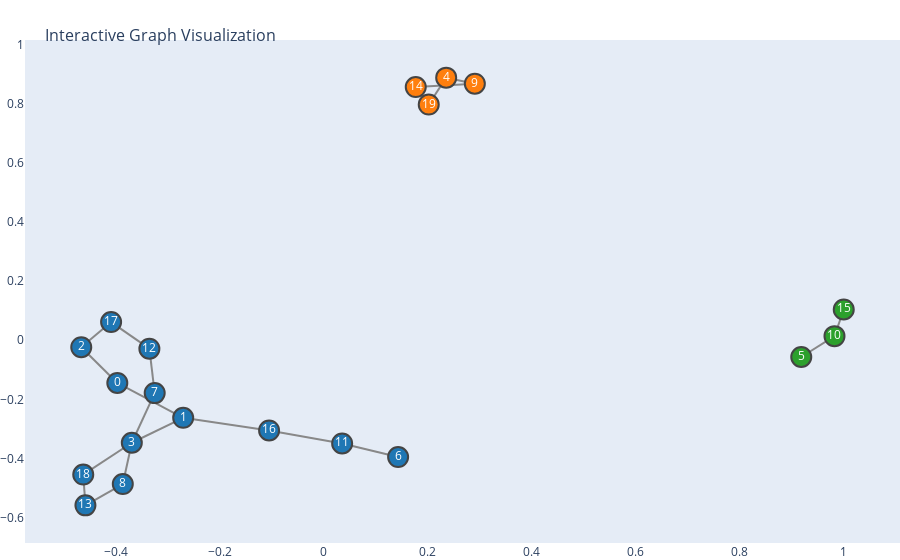

This figure's notebook cell:
### Code cell
import matplotlib.colors as mcolors

def find_and_color_connected_components(G, colors):
    connected_components = list(nx.connected_components(G))
    component_color_map = {}

    for i, component in enumerate(connected_components):
        color = colors[i % len(colors)]  # Cycle through the provided colors
        for node in component:
            component_color_map[node] = color

    return component_color_map

def find_connected_components(G):
    return list(nx.connected_components(G))

def assign_colors_to_components(connected_components, colors):
    
    component_color_map = {}
    
    for i, component in enumerate(connected_components):
        color = colors[i % len(colors)]
        for node in component:
            component_color_map[node] = color
    
    return component_color_map

def create_plotly_graph_color(G, component_color_map):
    pos = nx.spring_layout(G)  # Get node positions using spring layout
    edge_trace = []
    node_trace = []

    # Create edge traces
    for edge in G.edges():
        x0, y0 = pos[edge[0]]
        x1, y1 = pos[edge[1]]
        edge_trace.append(go.Scatter(
            x=[x0, x1, None], 
            y=[y0, y1, None],
            line=dict(width=2, color='#888'),
            hoverinfo='none',
            mode='lines'))

    
    for node in G.nodes():
        x, y = pos[node]
        node_trace.append(go.Scatter(
            x=[x],
            y=[y],
            text=[str(node)],  # Node number inside the node
            mode='markers+text',
            hoverinfo='text',
            textposition='middle center',  # Center the node label
            marker=dict(
                size=20,
                color=component_color_map[node],  # Color based on the connected component
                line_width=2),textfont=dict(color='white')))

    # Create the figure
    fig = go.Figure(data=edge_trace + node_trace,
                    layout=go.Layout(
                        title='<br>Interactive Graph Visualization',
                        titlefont_size=16,
                        showlegend=False,
                        hovermode='closest', 
                        margin=dict(b=0, l=0, r=0, t=40),
                        xaxis=dict(showgrid=False, zeroline=False),
                        yaxis=dict(showgrid=False, zeroline=False)))
    
    fig.show()

colors = list(mcolors.TABLEAU_COLORS.values())


connected_components = find_connected_components(G)


component_color_map = assign_colors_to_components(connected_components, colors)


create_plotly_graph_color(G,component_color_map)

### Figure 1 — Plotly figure (JSON) as saved in the notebook; plotly's stock layout.template omitted (floating-point values rounded to 4 significant figures)
{"data": [{"hoverinfo": "none", "line": {"color": "#888", "width": 2}, "mode": "lines", "type": "scatter", "x": [-0.3969, -0.2703, null], "y": [-0.1443, -0.2622, null]}, {"hoverinfo": "none", "line": {"color": "#888", "width": 2}, "mode": "lines", "type": "scatter", "x": [-0.3969, -0.4663, null], "y": [-0.1443, -0.02341, null]}, {"hoverinfo": "none", "line": {"color": "#888", "width": 2}, "mode": "lines", "type": "scatter", "x": [-0.2703, -0.369, null], "y": [-0.2622, -0.3463, null]}, {"hoverinfo": "none", "line": {"color": "#888", "width": 2}, "mode": "lines", "type": "scatter", "x": [-0.2703, -0.1051, null], "y": [-0.2622, -0.3047, null]}, {"hoverinfo": "none", "line": {"color": "#888", "width": 2}, "mode": "lines", "type": "scatter", "x": [-0.4663, -0.4089, null], "y": [-0.02341, 0.06145, null]}, {"hoverinfo": "none", "line": {"color": "#888", "width": 2}, "mode": "lines", "type": "scatter", "x": [-0.369, -0.3251, null], "y": [-0.3463, -0.1786, null]}, {"hoverinfo": "none", "line": {"color": "#888", "width": 2}, "mode": "lines", "type": "scatter", "x": [-0.369, -0.3864, null], "y": [-0.3463, -0.4858, null]}, {"hoverinfo": "none", "line": {"color": "#888", "width": 2}, "mode": "lines", "type": "scatter", "x": [-0.369, -0.4624, null], "y": [-0.3463, -0.4538, null]}, {"hoverinfo": "none", "line": {"color": "#888", "width": 2}, "mode": "lines", "type": "scatter", "x": [0.2355, 0.2906, null], "y": [0.8873, 0.8668, null]}, {"hoverinfo": "none", "line": {"color": "#888", "width": 2}, "mode": "lines", "type": "scatter", "x": [0.2355, 0.2019, null], "y": [0.8873, 0.7964, null]}, {"hoverinfo": "none", "line": {"color": "#888", "width": 2}, "mode": "lines", "type": "scatter", "x": [0.9183, 0.9822, null], "y": [-0.05662, 0.01394, null]}, {"hoverinfo": "none", "line": {"color": "#888", "width": 2}, "mode": "lines", "type": "scatter", "x": [0.1431, 0.03541, null], "y": [-0.3947, -0.3487, null]}, {"hoverinfo": "none", "line": {"color": "#888", "width": 2}, "mode": "lines", "type": "scatter", "x": [-0.3251, -0.3353, null], "y": [-0.1786, -0.02843, null]}, {"hoverinfo": "none", "line": {"color": "#888", "width": 2}, "mode": "lines", "type": "scatter", "x": [-0.3864, -0.4583, null], "y": [-0.4858, -0.5578, null]}, {"hoverinfo": "none", "line": {"color": "#888", "width": 2}, "mode": "lines", "type": "scatter", "x": [0.2906, 0.177, null], "y": [0.8668, 0.8554, null]}, {"hoverinfo": "none", "line": {"color": "#888", "width": 2}, "mode": "lines", "type": "scatter", "x": [0.9822, 1, null], "y": [0.01394, 0.104, null]}, {"hoverinfo": "none", "line": {"color": "#888", "width": 2}, "mode": "lines", "type": "scatter", "x": [0.03541, -0.1051, null], "y": [-0.3487, -0.3047, null]}, {"hoverinfo": "none", "line": {"color": "#888", "width": 2}, "mode": "lines", "type": "scatter", "x": [-0.3353, -0.4089, null], "y": [-0.02843, 0.06145, null]}, {"hoverinfo": "none", "line": {"color": "#888", "width": 2}, "mode": "lines", "type": "scatter", "x": [-0.4583, -0.4624, null], "y": [-0.5578, -0.4538, null]}, {"hoverinfo": "none", "line": {"color": "#888", "width": 2}, "mode": "lines", "type": "scatter", "x": [0.177, 0.2019, null], "y": [0.8554, 0.7964, null]}, {"hoverinfo": "text", "marker": {"color": "#1f77b4", "line": {"width": 2}, "size": 20}, "mode": "markers+text", "text": ["0"], "textfont": {"color": "white"}, "textposition": "middle center", "type": "scatter", "x": [-0.3969], "y": [-0.1443]}, {"hoverinfo": "text", "marker": {"color": "#1f77b4", "line": {"width": 2}, "size": 20}, "mode": "markers+text", "text": ["1"], "textfont": {"color": "white"}, "textposition": "middle center", "type": "scatter", "x": [-0.2703], "y": [-0.2622]}, {"hoverinfo": "text", "marker": {"color": "#1f77b4", "line": {"width": 2}, "size": 20}, "mode": "markers+text", "text": ["2"], "textfont": {"color": "white"}, "textposition": "middle center", "type": "scatter", "x": [-0.4663], "y": [-0.02341]}, {"hoverinfo": "text", "marker": {"color": "#1f77b4", "line": {"width": 2}, "size": 20}, "mode": "markers+text", "text": ["3"], "textfont": {"color": "white"}, "textposition": "middle center", "type": "scatter", "x": [-0.369], "y": [-0.3463]}, {"hoverinfo": "text", "marker": {"color": "#ff7f0e", "line": {"width": 2}, "size": 20}, "mode": "markers+text", "text": ["4"], "textfont": {"color": "white"}, "textposition": "middle center", "type": "scatter", "x": [0.2355], "y": [0.8873]}, {"hoverinfo": "text", "marker": {"color": "#2ca02c", "line": {"width": 2}, "size": 20}, "mode": "markers+text", "text": ["5"], "textfont": {"color": "white"}, "textposition": "middle center", "type": "scatter", "x": [0.9183], "y": [-0.05662]}, {"hoverinfo": "text", "marker": {"color": "#1f77b4", "line": {"width": 2}, "size": 20}, "mode": "markers+text", "text": ["6"], "textfont": {"color": "white"}, "textposition": "middle center", "type": "scatter", "x": [0.1431], "y": [-0.3947]}, {"hoverinfo": "text", "marker": {"color": "#1f77b4", "line": {"width": 2}, "size": 20}, "mode": "markers+text", "text": ["7"], "textfont": {"color": "white"}, "textposition": "middle center", "type": "scatter", "x": [-0.3251], "y": [-0.1786]}, {"hoverinfo": "text", "marker": {"color": "#1f77b4", "line": {"width": 2}, "size": 20}, "mode": "markers+text", "text": ["8"], "textfont": {"color": "white"}, "textposition": "middle center", "type": "scatter", "x": [-0.3864], "y": [-0.4858]}, {"hoverinfo": "text", "marker": {"color": "#ff7f0e", "line": {"width": 2}, "size": 20}, "mode": "markers+text", "text": ["9"], "textfont": {"color": "white"}, "textposition": "middle center", "type": "scatter", "x": [0.2906], "y": [0.8668]}, {"hoverinfo": "text", "marker": {"color": "#2ca02c", "line": {"width": 2}, "size": 20}, "mode": "markers+text", "text": ["10"], "textfont": {"color": "white"}, "textposition": "middle center", "type": "scatter", "x": [0.9822], "y": [0.01394]}, {"hoverinfo": "text", "marker": {"color": "#1f77b4", "line": {"width": 2}, "size": 20}, "mode": "markers+text", "text": ["11"], "textfont": {"color": "white"}, "textposition": "middle center", "type": "scatter", "x": [0.03541], "y": [-0.3487]}, {"hoverinfo": "text", "marker": {"color": "#1f77b4", "line": {"width": 2}, "size": 20}, "mode": "markers+text", "text": ["12"], "textfont": {"color": "white"}, "textposition": "middle center", "type": "scatter", "x": [-0.3353], "y": [-0.02843]}, {"hoverinfo": "text", "marker": {"color": "#1f77b4", "line": {"width": 2}, "size": 20}, "mode": "markers+text", "text": ["13"], "textfont": {"color": "white"}, "textposition": "middle center", "type": "scatter", "x": [-0.4583], "y": [-0.5578]}, {"hoverinfo": "text", "marker": {"color": "#ff7f0e", "line": {"width": 2}, "size": 20}, "mode": "markers+text", "text": ["14"], "textfont": {"color": "white"}, "textposition": "middle center", "type": "scatter", "x": [0.177], "y": [0.8554]}, {"hoverinfo": "text", "marker": {"color": "#2ca02c", "line": {"width": 2}, "size": 20}, "mode": "markers+text", "text": ["15"], "textfont": {"color": "white"}, "textposition": "middle center", "type": "scatter", "x": [1], "y": [0.104]}, {"hoverinfo": "text", "marker": {"color": "#1f77b4", "line": {"width": 2}, "size": 20}, "mode": "markers+text", "text": ["16"], "textfont": {"color": "white"}, "textposition": "middle center", "type": "scatter", "x": [-0.1051], "y": [-0.3047]}, {"hoverinfo": "text", "marker": {"color": "#1f77b4", "line": {"width": 2}, "size": 20}, "mode": "markers+text", "text": ["17"], "textfont": {"color": "white"}, "textposition": "middle center", "type": "scatter", "x": [-0.4089], "y": [0.06145]}, {"hoverinfo": "text", "marker": {"color": "#1f77b4", "line": {"width": 2}, "size": 20}, "mode": "markers+text", "text": ["18"], "textfont": {"color": "white"}, "textposition": "middle center", "type": "scatter", "x": [-0.4624], "y": [-0.4538]}, {"hoverinfo": "text", "marker": {"color": "#ff7f0e", "line": {"width": 2}, "size": 20}, "mode": "markers+text", "text": ["19"], "textfont": {"color": "white"}, "textposition": "middle center", "type": "scatter", "x": [0.2019], "y": [0.7964]}], "layout": {"hovermode": "closest", "margin": {"b": 0, "l": 0, "r": 0, "t": 40}, "showlegend": false, "title": {"font": {"size": 16}, "text": "<br>Interactive Graph Visualization"}, "xaxis": {"showgrid": false, "zeroline": false}, "yaxis": {"showgrid": false, "zeroline": false}}}
